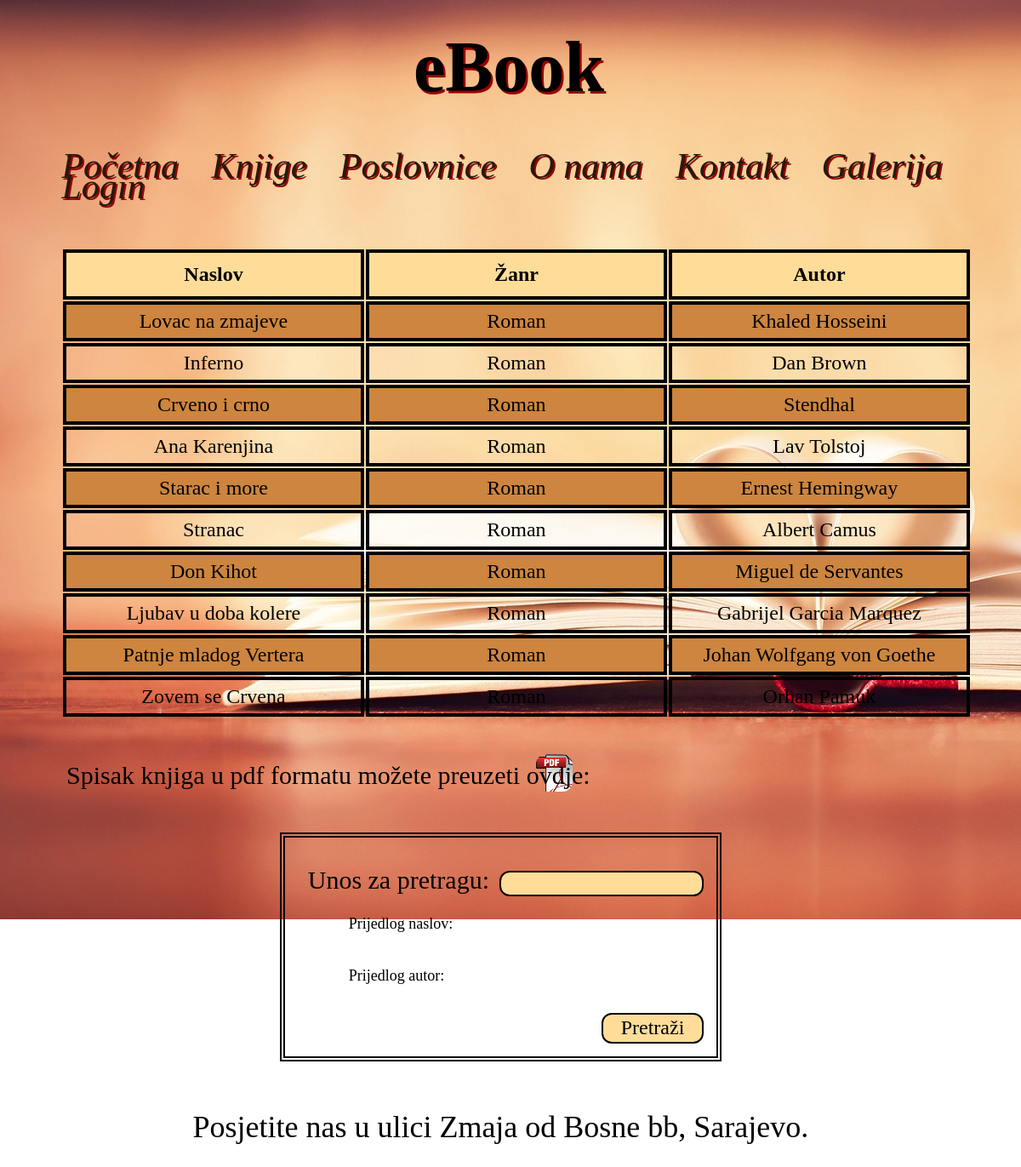
/Knjige.php, run on the app's committed database.
### tables this page shows
CREATE TABLE IF NOT EXISTS `knjige` (
  `id` int(11) NOT NULL AUTO_INCREMENT,
  `poslovnice` int(11) NOT NULL,
  `naslov` varchar(50) NOT NULL,
  `zanr` varchar(50) NOT NULL,
  `autor` varchar(50) NOT NULL,
  PRIMARY KEY (`id`),
  KEY `poslovnice` (`poslovnice`)
);

### Knjige.php (the view, shortened to what this page needs)
<!DOCTYPE HTML>
<HTML>
  <HEAD>
    <link rel="stylesheet" type="text/css" href="stil.css">
   </HEAD>
<BODY>
     <div class="red">
	     <div class="Kolona jedan">
		    <h1 class="Naslov">eBook</h1>
		 </div>
	   </div>
	   <div class="red">
	     <div class="Kolona jedan">
		    <div class="meni">
             <ul>
             <li><a href="Pocetna.php">Početna</a></li>
             <li><a href="Knjige.php">Knjige</a></li>
             <li><a href="Poslovnice.php">Poslovnice</a></li>
             <li><a href="Onama.php">O nama</a></li>
             <li><a href="Kontakt.php">Kontakt</a></li>
			 <li class="DropDownMenu">
                <a href="#" class="DropBtn" onclick="DropDown()">Galerija</a>
                  <div id="DropDownId" class="DropDownItem">
			<li><a href="Login.php">Login</a></li>
                  </div>
               </li>
             </ul>
           </div>
	     </div>
	   </div>
		<div class="red">
		   <div class="Kolona jedan">
		     <table class="Tabela">
			   <tr>
                 <th>Naslov</th>
                 <th>Žanr</th>
                 <th>Autor</th>
             <?php
              $baza = new PDO("mysql:dbname=knjizaraebook;host=localhost;charset=utf8","rhoso1","rhoso1");
              $sql = $baza->prepare("SELECT * FROM knjige");
              $sql->execute();
              while($rezultat = $sql->fetch(PDO::FETCH_ASSOC))
		   {
          ?>
			   <tr>
			   <td><?php echo $rezultat["naslov"]; ?></td>
			   <td><?php echo $rezultat["zanr"]; ?></td>
			   <td><?php echo $rezultat["autor"]; ?></td>
			   </tr>
			   <?php
                      }
	        	?>
              </table>
		  </div>
		</div>
		<div class="red">
			    <div class="Kolona jedan">
				    <p class="pdfParagraf">Spisak knjiga u pdf formatu možete preuzeti ovdje:</p>
					<form class="pdf" action="Knjige.php" method="post">
			          <input type="submit" class="pdfBtn" name="pdfBtn" value="">
			        </form>
				</div>
            </div>
		<div class="red">
		    <div class="Kolona jedan">
			   <form action="Knjige.php" method="post">
			     <table class="Granica">
				   <tr>
				   <td><label class="Naziv">Unos za pretragu:</label><input class="UnesiText" type="text" name="Knjiga" id="InputKnjiga" onkeyup="Pretraga(this.value)" required></td>
				   </tr>
				   <tr>
				   <td><p class="prijedlog">Prijedlog naslov:<span class="span" id="suggLabel"></span></p></td>
				   </tr>
				    <tr>
				   <td><p class="prijedlog">Prijedlog autor:<span id="suggLabel2"></span></p></td>
				   </tr>
				   <tr>
				   <td><input class="btnPotvrdi" type="submit" name="PretraziBtn" value="Pretraži" id="BtnKnjiga" onclick="Pretrazi()"></td>
				   </tr>
				 </table>
               </form>
			</div>
		 </div>
	        <div class="red">
			    <div class="Kolona jedan">
				    <p class="kraj">Posjetite nas u ulici Zmaja od Bosne bb, Sarajevo.</p>
				</div>
            </div>
</BODY>
</HTML>

### stil.css (style rules this page uses)
* { box-sizing:border-box; }
body { background-image:url("Slike/home.jpg"); background-repeat:no-repeat; background-attachment:fixed; overflow-x:hidden; display:block; min-width:20%; min-height:20%; }
h1.Naslov { font-size:7vw; font-family:monotype corsiva; float:left; margin-left:39vw; margin-top:1vw; text-shadow:2.5px 2.5px #990000; }
.meni { padding-bottom:0.3vw; margin-top:-4vw; float:left; padding-top:4vw; }
.meni ul li { display:inline; text-align:left; font-size:3.5vw; font-style:oblique; font-family:monotype corsiva; margin:2vw; margin-left:1.2vw; margin-top:-4vw; float:left; text-shadow:2px 2px #990000; }
.meni ul a { text-decoration:none; color:#27190c; }
.red { padding: 10px; width:100%; float:left; min-height: 1px; background-color:transparent; }
.Kolona { background: red; margin-left: 1%; margin-right: 1%; display: inline-block; float: left; min-height: 20px; background-color:transparent; }
.jedan { width:98%; }
.Kolona:first-child { margin-left: 0px; }
.Kolona:last-child { margin-right: 0px; }
.Granica { margin:auto; border: 0.5vw double black; padding:1vw; background-image:transparent; }
input.UnesiText { font-family:monotype corsiva; font-size:2vw; width:20vw; height:2.5vw; background-color:#ffdd99; margin-top:2vw; float:right; }
input.btnPotvrdi { font-family:monotype corsiva; font-size:2vw; height:3vw; width:10vw; background-color:#ffdd99; float:right; }
.Tabela { font-family:monotype corsiva; width:98%; border-radius:5vw; float:left; padding-left:2vw; padding-right:2vw; margin-left:2.5vw; }
.Tabela td,th { border:0.4vw solid black; text-align:center; padding:0.5vw; font-size:2vw; }
.Tabela tr:nth-child(even) { background-color:#cd853f; }
.Tabela th { padding-top:1vw; padding-bottom:1vw; background-color:#ffdd99; font-size:2vw; width:20vw; }
p.kraj { text-align:center; font-family:monotype corsiva; font-size:3vw; }
label { text-align: left; font-family:monotype corsiva; font-size: 2.5vw; margin-left:1vw; float:left; margin-top:1.5vw; }
input { width: 22vw; height:2.9vw; margin-top:0.9vw; margin-left:1vw; background-color:#ffdd99; border:0.2vw solid black; border-radius:1vw; float:left; }
.DropBtn { display: inline-block; text-align: center; text-decoration: none; }
li.DropDownMenu { display: inline-block; }
.DropDownItem { display: none; position: absolute; background-color:#ffb366; width:18vw; padding:2vw; }
input.pdfBtn { background-image:url("Slike/pdf.png"); background-color:transparent; width:3.6vw; height:3.7vw; border:0.1 vw black solid; margin-top:-6vw; margin-left:51vw; border:0vw solid black; }
p.pdfParagraf { font-family:monotype corsiva; font-size:2.5vw; margin-left:5vw; }
p.prijedlog { font-family:monotype corsiva; font-size:1.5vw; margin-left:5vw; }

### data on the page
knjige: naslov "Lovac na zmajeve", zanr "Roman", autor "Khaled Hosseini"
knjige: naslov "Inferno", zanr "Roman", autor "Dan Brown"
knjige: naslov "Crveno i crno", zanr "Roman", autor "Stendhal"
knjige: naslov "Ana Karenjina", zanr "Roman", autor "Lav Tolstoj"
knjige: naslov "Starac i more", zanr "Roman", autor "Ernest Hemingway"
knjige: naslov "Stranac", zanr "Roman", autor "Albert Camus"
knjige: naslov "Don Kihot", zanr "Roman", autor "Miguel de Servantes"
knjige: naslov "Ljubav u doba kolere", zanr "Roman", autor "Gabrijel Garcia Marquez"
knjige: naslov "Patnje mladog Vertera", zanr "Roman", autor "Johan Wolfgang von Goethe"
knjige: naslov "Zovem se Crvena", zanr "Roman", autor "Orhan Pamuk"
